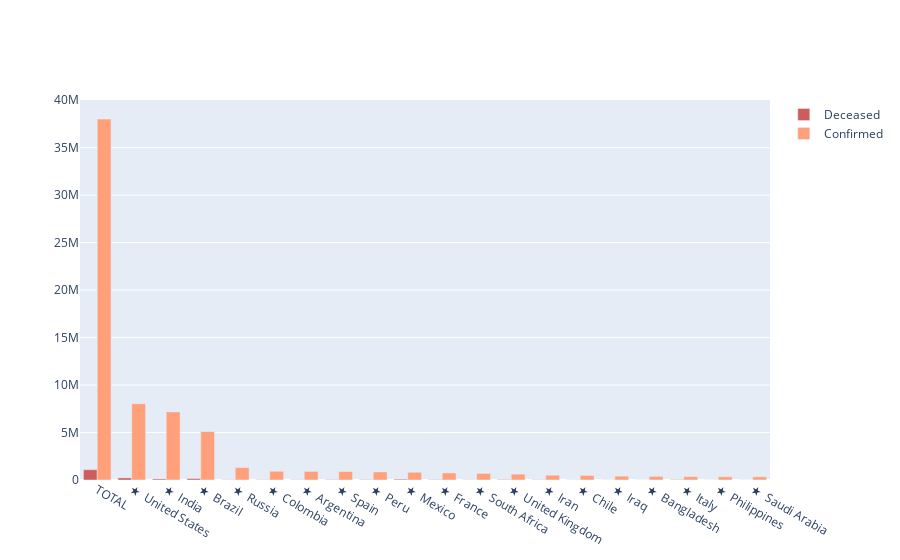

Write notebook code for a chart like this one.
### Markdown cell above
#### Lets visualize the death toll in relation to total confirmed case

### Code cell
# lets visualize the death toll based on total confirmed case

import plotly.graph_objects as go


# for grouped barplot using Deceased numbers per country and total number of cases per country.

fig = go.Figure(data = [
go.Bar(
    x = world_df['Name'],
    y = world_df["Deceased"].head(20),
    name = "Deceased",
    marker_color = "indianred"
),
go.Bar(
    x = world_df['Name'],
    y = world_df['Confirmed'].head(20),
    name = 'Confirmed',
    marker_color = "lightsalmon"
)
])

# Here we modify the tickangle of the xaxis, resulting in rotated labels.
fig.update_layout(barmode='group')
fig.show()

### Figure 1 — Plotly figure (JSON) as saved in the notebook; plotly's stock layout.template omitted (floating-point values rounded to 4 significant figures; data arrays with more than 128 entries replaced by an {"elided": "..."} marker saying what was removed)
{"data": [{"marker": {"color": "indianred"}, "name": "Deceased", "type": "bar", "x": {"elided": "216 str values"}, "y": [1085028, 220005, 109894, 150689, 22722, 27985, 24186, 33124, 33305, 83781, 32779, 17863, 42875, 28816, 13379, 9912, 5555, 36205, 6332, 5068]}, {"marker": {"color": "lightsalmon"}, "name": "Confirmed", "type": "bar", "x": {"elided": "216 str values"}, "y": [38022412, 8035319, 7173345, 5103408, 1312310, 919083, 903730, 888968, 849371, 817503, 743479, 693359, 617688, 504281, 482888, 405437, 379738, 359569, 342816, 339615]}], "layout": {"autosize": true, "barmode": "group", "xaxis": {"autorange": true, "range": [-0.5, 19.5], "type": "category"}, "yaxis": {"autorange": true, "range": [0, 40020000.0], "type": "linear"}}}
